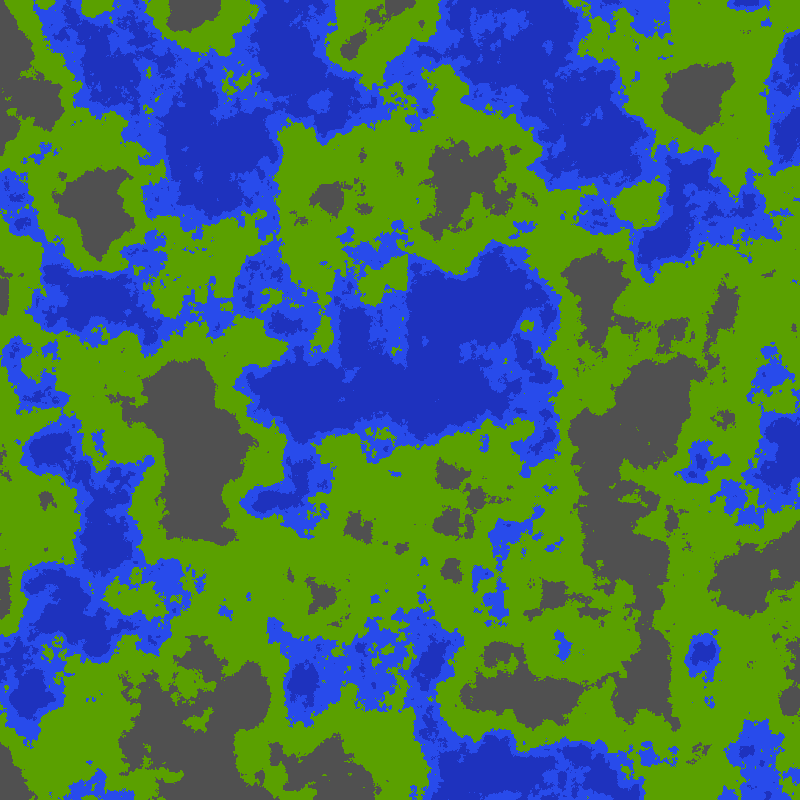
Frame 1 (no input)
Frame 60 (the mouse pressed at the canvas centre just before this capture): identical to frame 1, image omitted
Frame 120 (the mouse held since frame 60 and released just before this capture): identical to frame 1, image omitted

The Processing sketch that drew this single still picture (run headless with seeded random() and noise(); from frame 60 on, the mouse is pressed at the canvas centre):

// Processing sketch: terrain
// ── terrain.pde
// Variation
float increment = 0.01;

// Amount of Land
int archipelago = 100;
int islands = 120;
int continents = 140;
int greatLakes = 180;
int plains = 200;
int amountOfLand = continents; // 100 to 200

// Amount of Mountains
int amountOfMountains = 50 + amountOfLand;  // 50 to max (less is more)

// Water Levels
int deepWaterLevel = amountOfLand - 20;

// Terrain Colors
int mountainColor = color(80, 80, 80);
int landColor = color(90, 160, 0);
int waterColor = color(40, 75, 235);
int deepWaterColor = color(30, 50, 190);

void setup() {
  size(800, 800);
}

void draw() {
  
  loadPixels();

  float xoff = 0.0; // Start xoff at 0
  float detail = map(width, 0, width, 0.1, 0.6);
  noiseDetail(30, detail);
  
  // For every x,y coordinate in a 2D space, calculate a noise value and produce a brightness value
  for (int x = 0; x < width; x++) {
    xoff += increment;   // Increment xoff 
    float yoff = 0.0;   // For every xoff, start yoff at 0
    for (int y = 0; y < height; y++) {
      yoff += increment; // Increment yoff
      
      // Calculate noise and scale by 255
      float result = noise(xoff, yoff) * 255;
      
      // Set each pixel depending on the terrain colors/levels
      if(result > amountOfMountains) {
        pixels[x+y*width] = mountainColor;
      } else if(result <= amountOfMountains && result > amountOfLand) {
        pixels[x+y*width] = landColor;
      } else if(result <= amountOfLand && result > deepWaterLevel) {
        pixels[x+y*width] = waterColor;
      } else {
        pixels[x+y*width] = deepWaterColor;
      }
    }
  }
  
  updatePixels();
}
